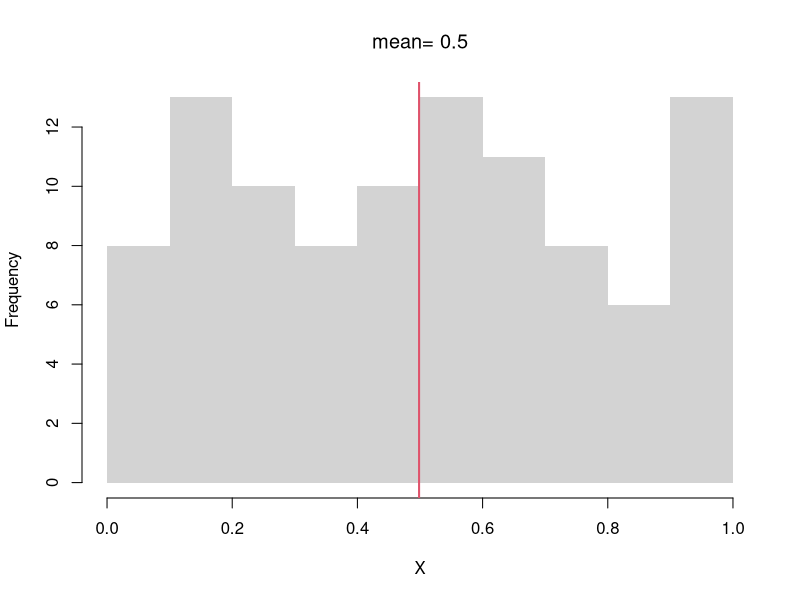
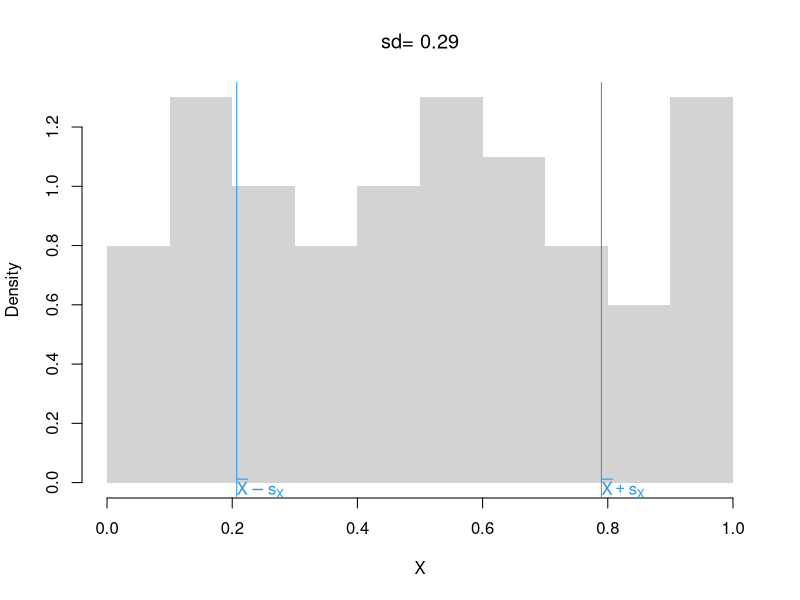
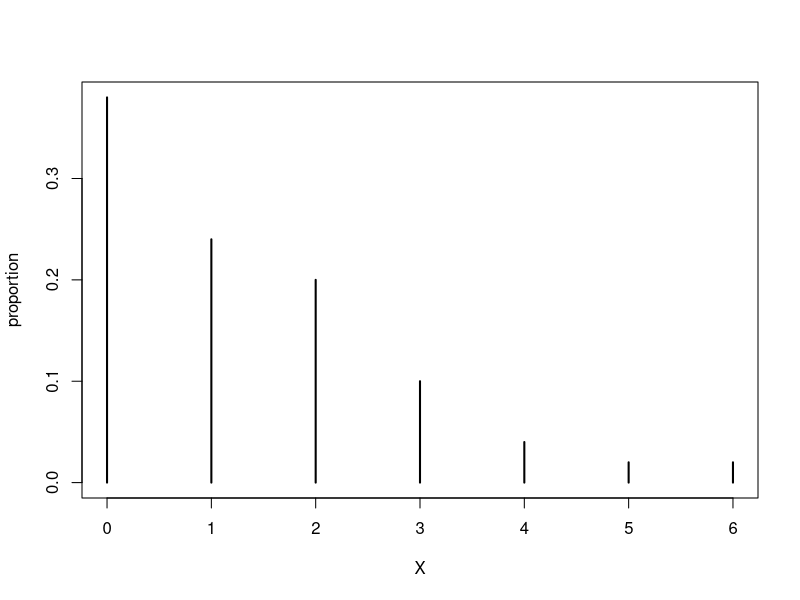
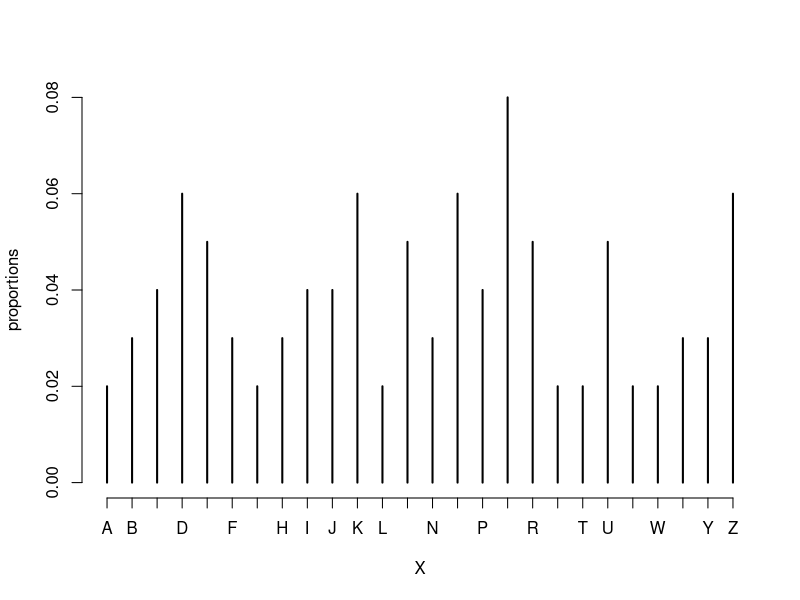
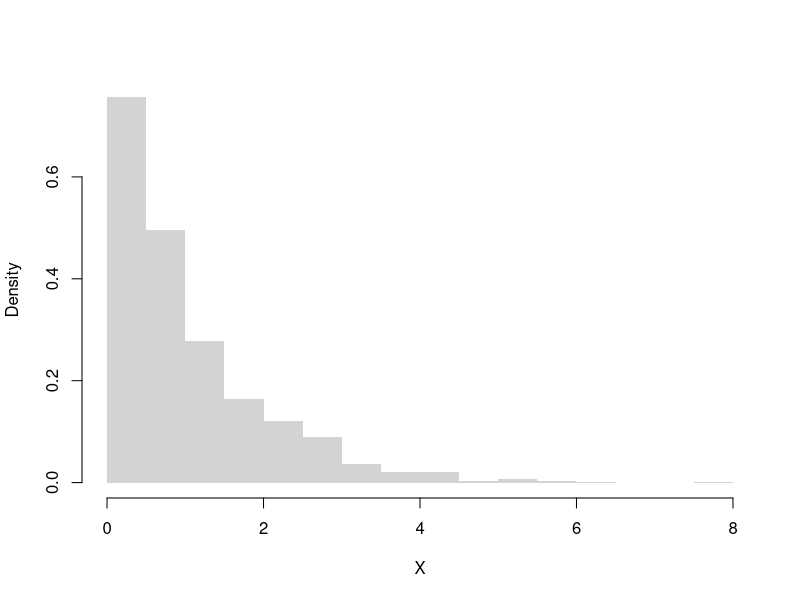
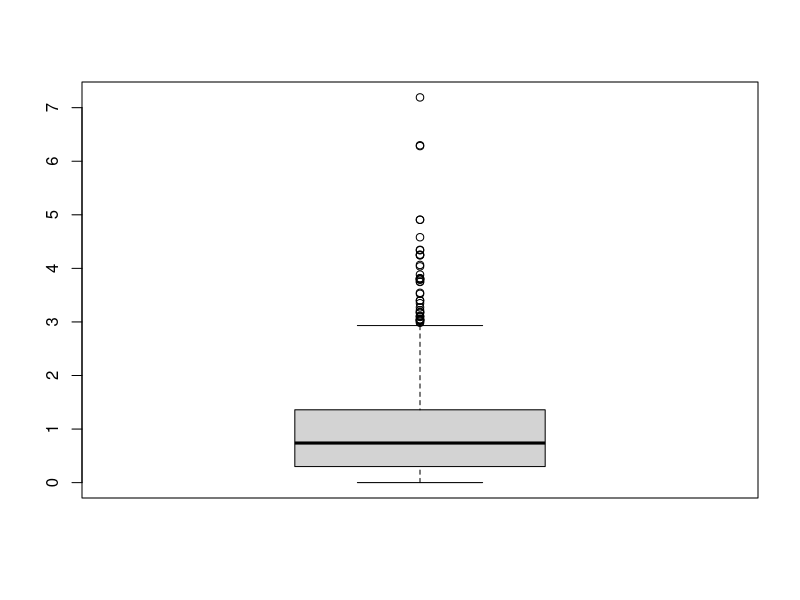
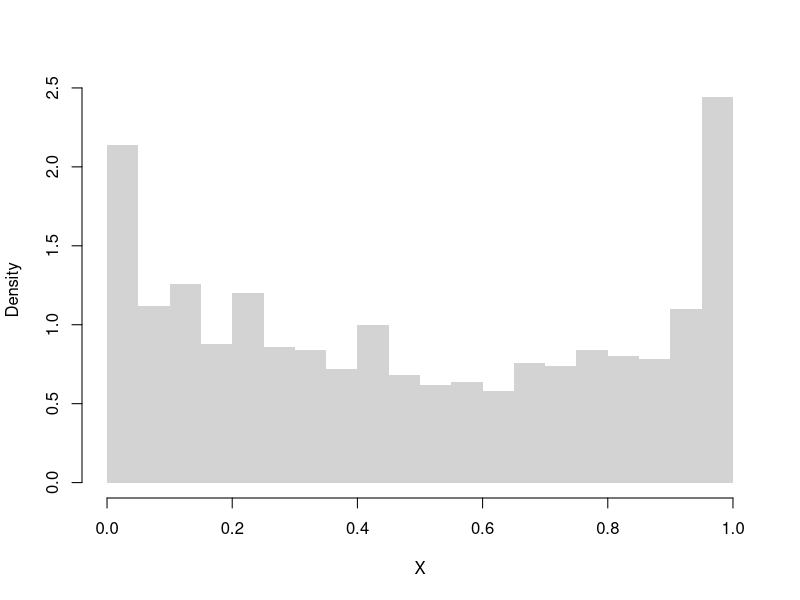
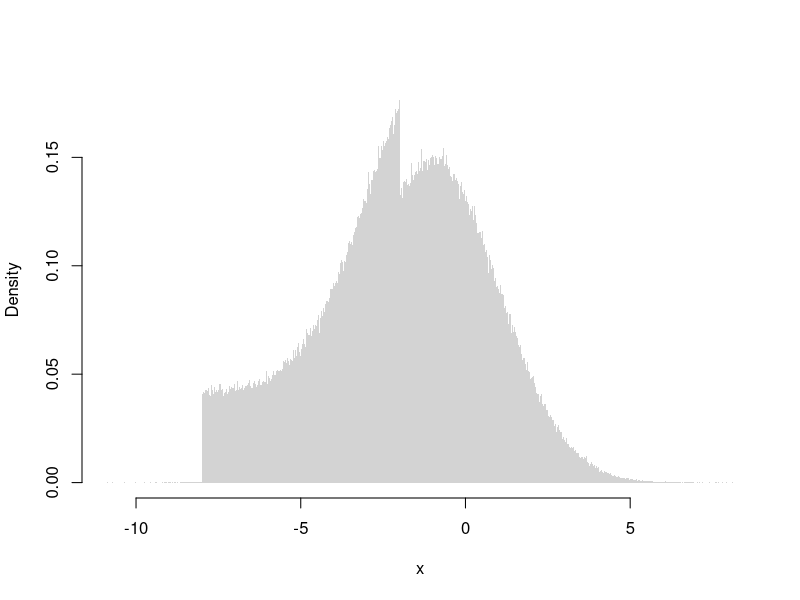

The R source for these figures, in order:
## ---- chunk 1
summary( runif(1000))
summary( rnorm(1000) )
## ---- chunk 2
# compute the mean of a random sample
X <- runif(100)
hist(X, border=NA, main=NA)
x_bar <- mean(X)  #sum(x)/length(x)
abline(v=x_bar, col=2, lwd=2)
title(paste0('mean= ', round(x_bar,2)), font.main=1)
## ---- chunk 3
s <- sd(X) # sqrt(var(X))
hist(X, border=NA, main=NA, freq=F)
s_lh <- c(x_bar - s,  x_bar + s)
abline(v=s_lh, col=4)
text(s_lh, -.02,
    c( expression(bar(X)-s[X]), expression(bar(X)+s[X])),
    col=4, adj=0)
title(paste0('sd= ', round(s,2)), font.main=1)
## ---- chunk 4
var(X)
x_bar <- mean(X)
mean( (X - x_bar)^2 )
## ---- chunk 5
X <- rgeom(50, .4)
X

proportions <- table(X)/length(X)
plot(proportions, ylab='proportion')

#mean(X)
median(X)

#sd(X)
mad(X, constant=1) # median( abs(X - median(X)) )

#sd(X) # another alternative
#IQR(X) # diff( quantile(x, probs=c(.25,.75)))
## ---- chunk 6
# Draw 3 Random Letters
K <- length(LETTERS)
X_id <- rmultinom(3, 1, prob=rep(1/K,K))
X_id

# Draw Random Letters 100 Times
X_id <- rowSums(rmultinom(100, 1, prob=rep(1/K,K)))
X <- lapply(1:K, function(k){
    rep(LETTERS[k], X_id[k])
})
X <- factor(unlist(X), levels=LETTERS)

proportions <- table(X)/length(X)
plot(proportions)

# mode(s)
names(proportions)[proportions==max(proportions)]

# freq. spreads
sd(proportions)
sum(proportions^2)
# freq. concentration at mode
max(proportions)/mean(proportions)
## ---- chunk 7
X <- rweibull(1000, shape=1)
hist(X, border=NA, main=NA, freq=F, breaks=20)

skewness <-  function(X){
 X_bar <- mean(X)
 m3 <- mean((X - X_bar)^3)
 s3 <- sd(X)^3
 skew <- m3/s3
 return(skew)
}

skewness( rweibull(1000, shape=1))
skewness( rweibull(1000, shape=10) )
## ---- chunk 8
X <- rweibull(1000, shape=1)
boxplot(X, main=NA)

kurtosis <- function(X){  
 X_bar <- mean(X)
 m4 <- mean((X - X_bar)^4) 
 s4 <- sd(X)^4
 kurt <- m4/s4 - 3
 return(kurt)
}

kurtosis( rweibull(1000, shape=1))
kurtosis( rweibull(1000, shape=10) )
## ---- chunk 9
# Number of Modes
X <- rbeta(1000, .6, .6)
hist(X, border=NA, main=NA, freq=F, breaks=20)

# Random Number Generator 
r_ugly1 <- function(n, theta1=c(-8,-1), theta2=c(-2,2), rho=.25){
    omega   <- rbinom(n, size=1, rho)
    epsilon <- omega * runif(n, theta1[1], theta2[1]) +
        (1-omega) * rnorm(n, theta1[2], theta2[2])
    return(epsilon)
}
# Large Sample
par(mfrow=c(1,1))
x <- seq(-12,6,by=.001)
rX <- r_ugly1(1000000)
hist(rX, breaks=1000,  freq=F, border=NA,
    xlab="x", main='')
## ---- chunk 10
X <- rbinom(10000, size=1, prob=.75)

round( mean(X), 4)

round( var(X), 4)
## ---- chunk 11
X <- runif(10000, -1,1)
round( mean(X), 4)
round( var(X), 4)
## ---- chunk 12
# Compute probability weights for unique values
h  <- table(X) #table of counts
wt <- c(h)/length(X) #probabilities (must sum to 1)
xt <- as.numeric(names(h)) #values
# Weighted Mean
X_mean <- sum(wt*xt)
X_mean
## ---- chunk 13
X  <-  sample(c(0,1,2), 1000, replace=T)

#Try also computing a weighted variance
# X_var <- sum(wt * (X - x_mean)^2)/sum(wt)
## ---- chunk 14
# values and probabilities
h  <- hist(X, plot=F)
wt <- h$counts/length(x) 
xt <- h$mids
# Weighted mean
X_mean <- sum(wt*xt)
X_mean

# Compare to "mean(x)"
